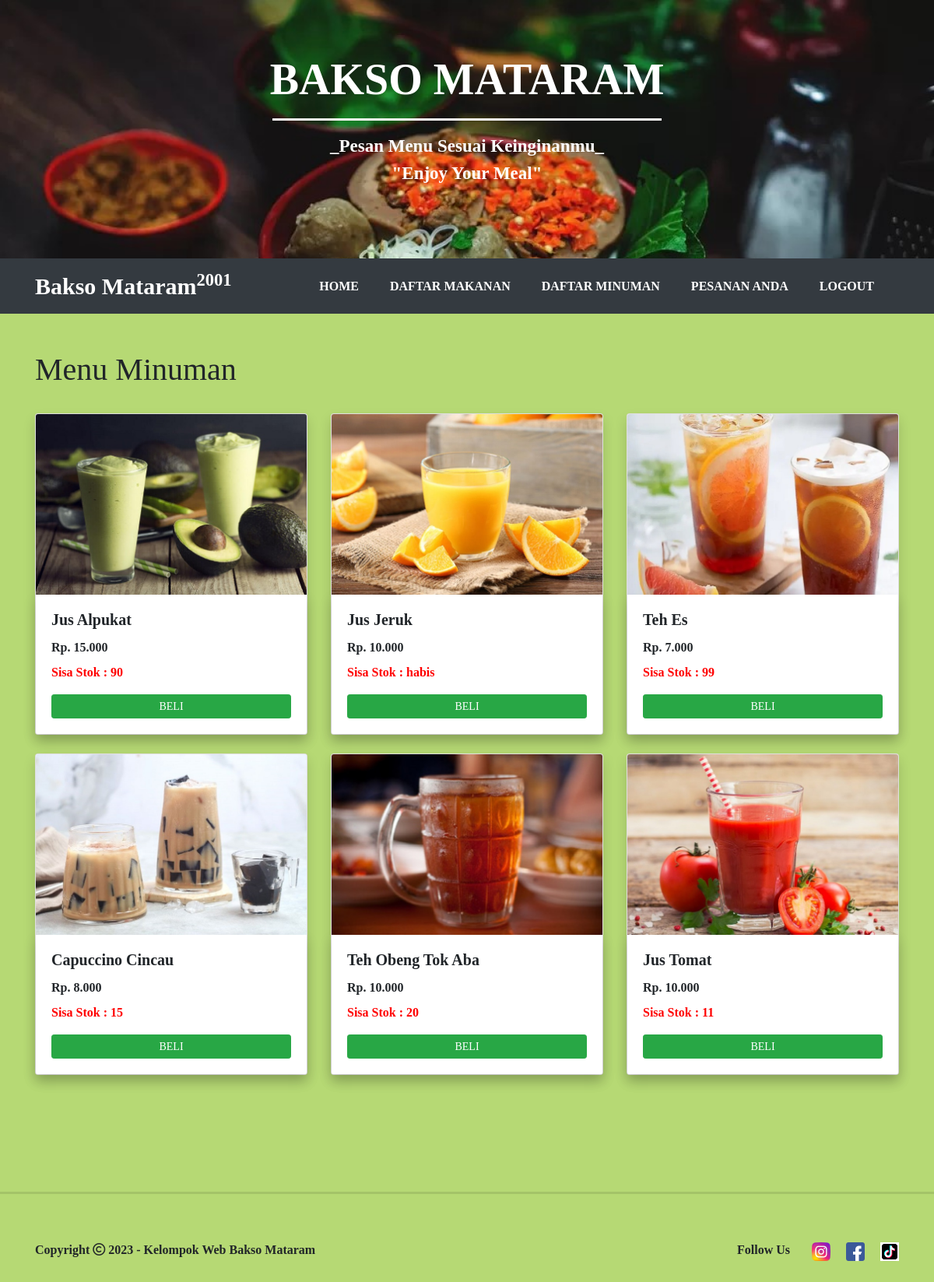
/user/menu_minuman.php (signed in), run on the app's committed database.
### tables this page shows
CREATE TABLE `menu_minuman` (
  `id_menu_minuman` int NOT NULL,
  `minuman` varchar(255) NOT NULL,
  `harga` decimal(10,3) NOT NULL,
  `sisa_stok` varchar(100) NOT NULL,
  `jenis_menu` varchar(50) DEFAULT NULL,
  `gambar` varchar(100) NOT NULL
);

### user/menu_minuman.php (the view, shortened to what this page needs)
<!doctype html>
<html lang="en">
<head>
    <link rel="stylesheet" href="https://stackpath.bootstrapcdn.com/bootstrap/4.5.0/css/bootstrap.min.css">
    <link rel="stylesheet" type="text/css" href="../css/bootstrap.min.css">
    <link rel="stylesheet" type="text/css" href="../css/bootstrap.min.css">
    <link rel="stylesheet" type="text/css" href="../css/index.css">
    <link rel="stylesheet" type="text/css" href="../css/fontawesome/css/all.min.css">
</head>
<body>
    <div class="jumbotron jumbotron-fluid text-center">
        <div class="container">
            <h1 class="display-4"><span class="font-weight-bold">BAKSO MATARAM</span></h1>
            <hr>
            <p class="lead font-weight-bold">_Pesan Menu Sesuai Keinginanmu_<br>
                "Enjoy Your Meal"</p>
        </div>
    </div>
    <nav class="navbar navbar-expand-lg  bg-dark">
        <div class="container">
            <a class="navbar-brand text-white" href="user.php"><strong>Bakso Mataram<sup>2001</sup></a>
            <div class="collapse navbar-collapse" id="navbarNav">
                <ul class="navbar-nav ml-auto">
                    <li class="nav-item">
                        <a class="nav-link mr-4" href="index.php">HOME</a>
                    </li>
                    <li class="nav-item">
                    <li class="nav-item">
                        <a class="nav-link mr-4" href="menu_makanan.php">DAFTAR MAKANAN</a>
                    </li>
                    <li class="nav-item">
                        <a class="nav-link mr-4" href="menu_minuman.php">DAFTAR MINUMAN</a>
                    </li>
                <li class="nav-item">
                    <a class="nav-link mr-4" href="pesanan_saya.php">PESANAN ANDA</a>
                </li>
                    <li class="nav-item">
                    <a class="nav-link mr-4" href="logout.php">LOGOUT</a>
                </li>
                </ul>
            </div>
        </div>
    </nav>
    <div class="container">
        <section id="menu-makanan" class="mt-5">
            <h1>Menu Minuman</h1>
            <div class="row">
                <?php
                $koneksi = new mysqli("localhost", "root", "ilkom123", "project_online");
                $query = "SELECT * FROM menu_minuman";
                $result = $koneksi->query($query);
                if ($result->num_rows > 0) {
                    while ($row = $result->fetch_assoc()) {
                ?>
                        <div class="col-md-4 mt-4">
                            <div class="card brder-dark shadow">
                            <img src="../upload/<?= $row['gambar'] ?>" class="card-img-top" alt="...">
                                <div class="card-body shadow">
                                    <h5 class="card-title font-weight-bold"><?php echo $row['minuman'] ?></h5>
                                    <label class="card-text harga"><strong>Rp.</strong> <?php echo $row['harga']; ?></label><br>
                                    <p style="color:red">Sisa Stok : <?php echo $row['sisa_stok']; ?></p>
                                    <a href="detail_produk_minuman.php?id=<?php echo $row['id_menu_minuman']; ?>" class="btn btn-success btn-sm btn-block ">BELI</a>
                                </div>
                            </div>
                        </div>
                <?php
                    }
                } else {
                    echo "Tidak ada menu makanan.";
                }
                ?>
            </div>
        </section>
    </div>
    <hr class="footer">
    <div class="container">
        <div class="row footer-body">
            <div class="col-md-6">
                <div class="copyright">
                    <strong>Copyright</strong> <i class="far fa-copyright"></i> 2023 - Kelompok Web Bakso Mataram</p>
                </div>
            </div>
            <div class="col-md-6 d-flex justify-content-end">
                <div class="icon-contact">
                    <label class="font-weight-bold">Follow Us </label>
                    <a href="#"><img src="../img/images/icon/ig.png" class="mr-3 ml-4" data-toggle="tooltip" title="Instagram"></a>
                    <a href="#"><img src="../img/images/icon/fb.png" class="mr-3" data-toggle="tooltip" title="Facebook"></a>
                    <a href="#"><img src="../img/images/icon/tt.png" class="" data-toggle="tooltip" title="Tik tok"></a>
                </div>
            </div>
        </div>
    </div>
</body>
</html>

### css/index.css (style rules this page uses)
html { scroll-behavior: smooth; }
body { font-family: sans-serif; font-size: 16px; background-color: #82bf1094; font-family: "Tw cen Mt"; }
.jumbotron { background-image: url(../img/images/Background/6.jpg); background-size: cover; height: 350px; width: 100%; color: #ffffff; }
.jumbotron .display-4 { margin-top: 5px; }
.jumbotron p { font-size: 23px; }
.jumbotron hr { border-color: rgb(248, 246, 246); width: 500px; border-width: 3px; }
.navbar { margin-top: -50px; }
.navbar .navbar-nav .nav-link { color: white; }
.navbar .navbar-brand { font-size: 30px; }
.footer { margin-top: 150px; border-width: 3px; }
.footer-body { margin-top: 60px; margin-bottom: 50px; }

### data on the page
menu_minuman: gambar (picture), minuman "Jus Alpukat", harga "15.000", sisa_stok "90"
menu_minuman: gambar (picture), minuman "Jus Jeruk", harga "10.000", sisa_stok "habis"
menu_minuman: gambar (picture), minuman "Teh Es", harga "7.000", sisa_stok "99"
menu_minuman: gambar (picture), minuman "Capuccino Cincau", harga "8.000", sisa_stok "15"
menu_minuman: gambar (picture), minuman "Teh Obeng Tok Aba", harga "10.000", sisa_stok "20"
menu_minuman: gambar (picture), minuman "Jus Tomat", harga "10.000", sisa_stok "11"
